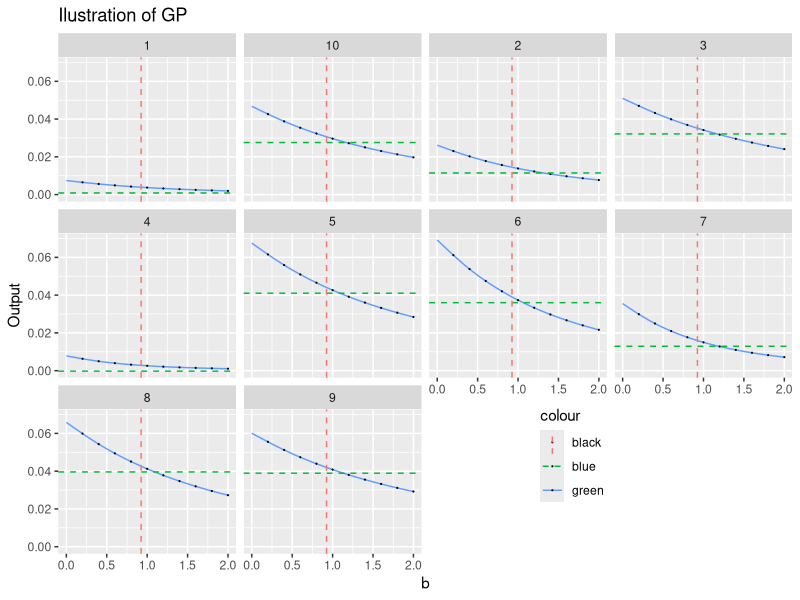

This figure's R source:
#Script to fit the values of the prediction of the GP fit

library(ggplot2)

#Loading the GP data
dataGP=read.csv('predictedvalues.csv');dataGP=dataGP[,-1]
#names(dataGP)=c('pt1','pt2','pt3','pt4','pt5','pt6','pt7','pt8','pt9','pt10')


dataexp=read.csv('experimental_data.csv');measures=dataexp$measures
#Loading the Simulation data
dataSimulation=read.csv('simulation_datab.csv')
test=seq(0,2,by=0.01);train=seq(0.2,2,by=0.2)
#Organizing the data
data=data.frame();data2=data.frame()
n=10
for(k in 1:n){
	fit=dataGP[,k];l=length(fit)
	location=rep(k,l)
	temp=cbind(test,fit,location)
	data=rbind(data,temp)

	output=as.numeric(dataSimulation[k,3:12])
	location=rep(k,10)
	temp=cbind(train,output,location)
	data2=rbind(data2,temp)
}





#Starting the plotting part
g=ggplot(data,aes(test),size=1)+facet_wrap(~location)

#Adding the first layer
g=g+geom_line(aes(y=fit,color='green'))#size=0.5) #Adding the fits
g=g+geom_point(data=data2,aes(x=train,y=output),size=0.1,show.legend=T)#Adding the points
#Telling ggplot to put the true exp measurement in each facet
interm=data.frame(location=levels(as.factor(data$location)),y=measures)
interm2=data.frame(location=levels(as.factor(data$location)),y=rep(0.925,10))


g=g+geom_hline(data=interm,aes(yintercept=measures,color='blue'),linetype='dashed')
g=g+geom_vline(data=interm2,aes(xintercept=y,color='black'),linetype='dashed')

#Adding labels
g=g+labs(title='Ilustration of GP',x='b',y='Output')

#Adding legends
bb=values=c('green','red','blue','black')
a=guide_legend(override.aes=list(linetype=c(1,0,2,2),shape=c(NA,16,NA,NA),title='Legend'))
g=g+scale_linetype_manual(values=c('solid','NA','dashed','dashed'),guide=a)

#g=g+scale_linetype_manual(values=c('dashed','dashed'),name='fittings',labels=c('eqn1','eqn2'),
#guide='legend')
g=g+theme(legend.position=c(0.7,0.2))

print(g)	
	
	
	
